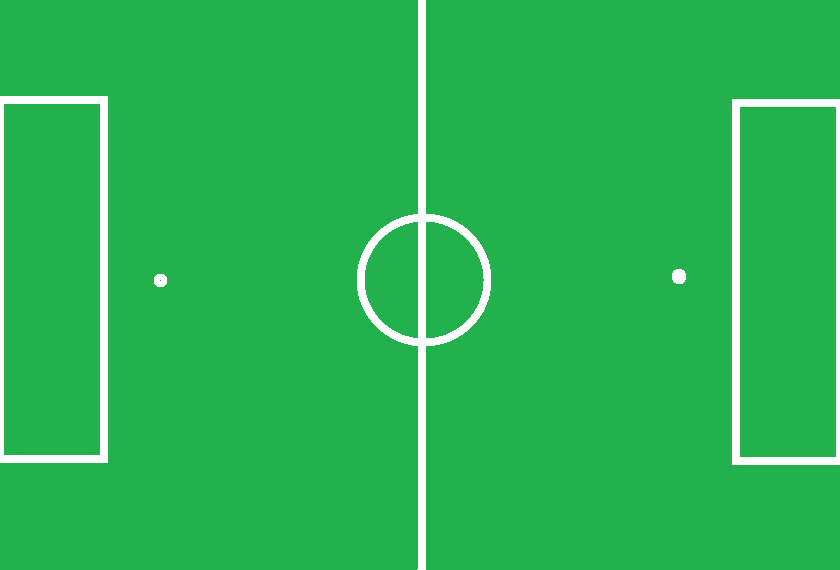
//> input picture sample/soccer_field.png, 840 x 570 px, given in place of the camera
$ ./sample   (built with g++ and OpenCV 4)
//> lines starting //> are read from the running program, lines starting //| are printed output that depends on the picture
#include "opencv2/opencv.hpp"
#include <opencv2/line_descriptor.hpp>
#include <iostream>
#include <math.h>

#define PI 3.14159265358979323846

using namespace std;
using namespace cv;
using namespace cv::line_descriptor;

Mat bgr_image, original;

int ball_h_Low = 0; int ball_h_High = 18; int ball_s_Low = 101; int ball_s_High = 255;
int ball_v_Low = 160; int ball_v_High = 255;

int field_h_Low = 55; int field_h_High = 95; int field_s_Low = 149; int field_s_High = 189;
int field_v_Low = 60; int field_v_High = 100;

int line_h_Low = 177; int line_h_High = 255; int line_s_Low = 182; int line_s_High = 255;
int line_v_Low = 157; int line_v_High = 255;

RNG rng(12345);


Point3i trackBall(Mat &img);
void extractField(Mat &img, Mat &field);
void fieldHandler(int event, int x, int y, int flags, void* param);
void ballHandler(int event, int x, int y, int flags, void* param);
void drawField(Mat &img);
void cleanUpLines( vector<KeyLine> &keyLines, vector<KeyLine> &mergedLines);
void detectTCorners(vector<KeyLine> &mergedLines, vector<KeyLine> &cornerLines, vector<KeyLine> &normalLines);

/* Helper functions */
float calcDistance(KeyLine *kl1, KeyLine *kl2);
KeyLine checkTIntersection(KeyLine kl1, KeyLine kl2, Point intersectionPoint);
float calcAngle(KeyLine &kl);
bool areSameLines(KeyLine &kl1, KeyLine &kl2);
void drawLines( Mat &output, vector<KeyLine> &keyLines, int colour);
void drawCentreCircle( Mat &output, vector<KeyLine> centreCircleLines );
void sortKeyLines(vector<KeyLine> &keyLines);
void mergeLines(KeyLine &mainLine, KeyLine &kl);
bool mergeParalellLine(KeyLine &kl1, KeyLine &kl2);
void switchStartAndEnd(KeyLine &kl);

/* Intersection */
void detectCircleTCorner(vector<KeyLine> &mergedLines, vector<KeyLine> &cornerLines, bool circleExists);
void detectLCorners(vector<KeyLine> lines, vector<KeyLine> &cornerLines);
void detectCentreCircleLines(vector<KeyLine> &lines, vector<KeyLine> &centreCircleLines);
bool isLCorner(KeyLine &kl1, KeyLine &k12);
bool isTCorner(KeyLine &kl1, KeyLine &kl2);
bool doIntersect(Point p1, Point q1, Point p2, Point q2);
int orientation(Point p, Point q, Point r);
bool onSegment(Point p, Point q, Point r);
float calcLineLength(KeyLine &kl);
float calcAngleBetweenTwoLines(KeyLine &kl1, KeyLine &kl2);
Point getIntersectionPoint(KeyLine &kl1, KeyLine &kl2 );
void printLines(std::vector<KeyLine> lines);
void printTwoLines(KeyLine &mainLine, KeyLine &line);


/** @function main */
int main( int argc, char** argv )
{
	Mat mat_frame, canny, gray,cameraFeed;


	int top, left, right, bottom;
	VideoCapture cap(1);

    if(!cap.isOpened())  // check if the camera starts
         return -1;

	while (1) {
		cap.read(cameraFeed);
//> cameraFeed is the input picture: 570 rows x 840 cols, CV_8UC3; mean B, G, R 83.4, 180.2, 43.1

		Mat bgr_blur, hsv_image;
		//bgr_image = imread("field1.jpg", CV_LOAD_IMAGE_COLOR);

		bgr_image = cameraFeed.clone();
		resize(bgr_image, bgr_image, Size(300,300), 0,0,1);
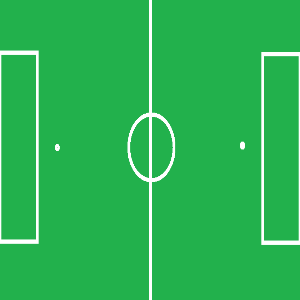
//> bgr_image: 300 rows x 300 cols, CV_8UC3; mean B, G, R 83.3, 180.2, 43
		original = bgr_image.clone();

		medianBlur(bgr_image, bgr_blur, 5);
		cvtColor(bgr_blur, bgr_image, cv::COLOR_BGR2HSV);
//> bgr_image: 300 rows x 300 cols, CV_8UC3; mean H, S, V 67.3, 197.8, 180

		imshow("Field Finder", bgr_image);
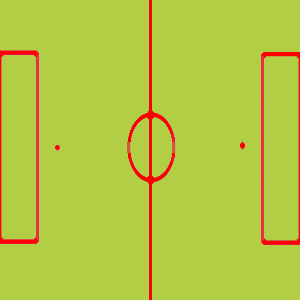
//> window 'Field Finder': 300 rows x 300 cols, CV_8UC3; mean B, G, R 67.3, 197.8, 180
		setMouseCallback("Field Finder",fieldHandler, 0 );
		imshow("Ball Finder", bgr_image);
		setMouseCallback("Ball Finder", ballHandler, 0 );


		Point3i ball = trackBall(bgr_image);

		if(ball.x>0)
			circle(bgr_image, Point(ball.x, ball.y), ball.z, Scalar(255,0,0), 2);

		Mat field;
		extractField(bgr_image, field);
		drawField(field);
		imshow("Field Control",field);
		waitKey(30);
	}
return 0;
}


// [109 lines left out: functions fieldHandler, ballHandler, lineHandler, not called in this run]

void extractField(Mat &img, Mat &field)
{
	/// GUI with trackbar
	namedWindow( "Field Control", CV_WINDOW_AUTOSIZE );
	createTrackbar( "h (Low):", "Field Control", &field_h_Low, 255, updateCanny_Low);
	createTrackbar( "h (High):", "Field Control", &field_h_High, 255, updateCanny_High);
	createTrackbar( "s (Low):", "Field Control", &field_s_Low, 255, updateCanny_Low);
	createTrackbar( "s (High):", "Field Control", &field_s_High, 255, updateCanny_High);
	createTrackbar( "v (Low):", "Field Control", &field_v_Low, 255, updateCanny_Low);
	createTrackbar( "v (High):", "Field Control", &field_v_High, 255, updateCanny_High);

	Mat hsv_threshold;

	inRange(img, cv::Scalar(field_h_Low, field_s_Low, field_v_Low), cv::Scalar(field_h_High, field_s_High, field_v_High), hsv_threshold);

	Mat element = getStructuringElement(MORPH_RECT,Size(50,50), Point(1,1));
	morphologyEx(hsv_threshold, hsv_threshold, MORPH_CLOSE , element);

	Mat canny;

	Mat result = original.clone();
	Mat out;
	result.copyTo(out, hsv_threshold);

	field = out;
}

Point3i trackBall(Mat &img)
{
	Point3i result;
	namedWindow( "Ball Control", CV_WINDOW_AUTOSIZE );
	createTrackbar( "h (Low):", "Ball Control", &ball_h_Low, 255, updateCanny_Low);
//> (this line was passed over: updateCanny_Low is not available in this run)
	createTrackbar( "h (High):", "Ball Control", &ball_h_High, 255, updateCanny_High);
//> (this line was passed over: updateCanny_High is not available in this run)
	createTrackbar( "s (Low):", "Ball Control", &ball_s_Low, 255, updateCanny_Low);
//> (this line was passed over: updateCanny_Low is not available in this run)
	createTrackbar( "s (High):", "Ball Control", &ball_s_High, 255, updateCanny_High);
//> (this line was passed over: updateCanny_High is not available in this run)
	createTrackbar( "v (Low):", "Ball Control", &ball_v_Low, 255, updateCanny_Low);
//> (this line was passed over: updateCanny_Low is not available in this run)
	createTrackbar( "v (High):", "Ball Control", &ball_v_High, 255, updateCanny_High);
//> (this line was passed over: updateCanny_High is not available in this run)

	Mat hsv_threshold;
	inRange(img, cv::Scalar(ball_h_Low, ball_s_Low, ball_v_Low), cv::Scalar(ball_h_High, ball_s_High, ball_v_High), hsv_threshold);
//> hsv_threshold: 300 rows x 300 cols, CV_8UC1; every value is 0

//		dilate(hsv_threshold, hsv_threshold, Mat(), Point(-1, -1), 4);
//	erode(hsv_threshold, hsv_threshold, Mat(), Point(-1, -1), 4);

	Mat element = getStructuringElement(MORPH_ELLIPSE,Size(30,30));
	morphologyEx(hsv_threshold, hsv_threshold, MORPH_CLOSE , element);
	imshow("Ball Control",hsv_threshold);
	Mat canny;

	Canny(hsv_threshold,canny, 100, 255, 3);

	vector<cv::Vec3f> circles;
	size_t pos = -1;
	float maxRadius = 0;

	vector<vector<Point> > contours;

	findContours(canny, contours, CV_RETR_TREE, CV_CHAIN_APPROX_SIMPLE, Point(0, 0));
//> contours = 0 contours

	vector<vector<cv::Point> > balls;
	vector<cv::Rect> ballsBox;

	for (size_t i = 0; i < contours.size(); i++)
	{
		cv::Rect bBox;
		bBox = cv::boundingRect(contours[i]);

		float ratio = (float)bBox.width / (float)bBox.height;
		if (ratio > 1.0f)
			ratio = 1.0f / ratio;

		// Searching for a bBox almost square
		if (ratio > 0.75 && bBox.area() > 200 && bBox.area() < 10000)
		{
			balls.push_back(contours[i]);
			ballsBox.push_back(bBox);
		}
	}
//> this loop made 0 passes
//> after the loop, balls = 0 contours
	vector<vector<Point> > cir(balls.size());
//> cir = 0 contours
	vector<Point2f> center(balls.size());
	vector<float> radius(balls.size());
	for (int i = 0; i< balls.size(); i++)
	{
		approxPolyDP(Mat(balls[i]), cir[i], 3, true);
		minEnclosingCircle(cir[i], center[i], radius[i]);
		if ((cir[i]).size() > 4 && radius[i] > maxRadius)
		{
			maxRadius = radius[i];
			pos = i;
		}
	}
//> after the loop, maxRadius = 0; pos = -1
//> in main, `Point3i ball = trackBall(bgr_image);`: ball = Point3(-1, -1, -1)
//> (in extractField, `createTrackbar( "h (Low):", "Field Control", &field_h_Low, 255, update..` was passed over: updateCanny_Low is not available in this run)
//> (in extractField, `createTrackbar( "h (High):", "Field Control", &field_h_High, 255, upda..` was passed over: updateCanny_High is not available in this run)
//> (in extractField, `createTrackbar( "s (Low):", "Field Control", &field_s_Low, 255, update..` was passed over: updateCanny_Low is not available in this run)
//> (in extractField, `createTrackbar( "s (High):", "Field Control", &field_s_High, 255, upda..` was passed over: updateCanny_High is not available in this run)
//> (in extractField, `createTrackbar( "v (Low):", "Field Control", &field_v_Low, 255, update..` was passed over: updateCanny_Low is not available in this run)
//> (in extractField, `createTrackbar( "v (High):", "Field Control", &field_v_High, 255, upda..` was passed over: updateCanny_High is not available in this run)
//> in extractField, `result.copyTo(out, hsv_threshold);`: out: 300 rows x 300 cols, CV_8UC3; every value is 0

	if (pos != -1)
	{
		//circle(bgr_image, cent, rad, cv::Scalar(0, 255, 0), 2);
		result = Point3i((int)(center[pos].x), (int)round(center[pos].y),(int) (radius[pos]));
	}
	else{
		result = Point3i(-1,-1,-1);
	}

	return result;
}


/*
	drawField function detects line segments from the extracted field img, and draws the lines as different
	colours per features.
*/
void drawField(Mat &hsv_img){
	namedWindow( "Line Control", CV_WINDOW_AUTOSIZE );
	createTrackbar( "h (Low):", "Line Control", &line_h_Low, 255, updateCanny_Low);
//> (this line was passed over: updateCanny_Low is not available in this run)
	createTrackbar( "h (High):", "Line Control", &line_h_High, 255, updateCanny_High);
//> (this line was passed over: updateCanny_High is not available in this run)
	createTrackbar( "s (Low):", "Line Control", &line_s_Low, 255, updateCanny_Low);
//> (this line was passed over: updateCanny_Low is not available in this run)
	createTrackbar( "s (High):", "Line Control", &line_s_High, 255, updateCanny_High);
//> (this line was passed over: updateCanny_High is not available in this run)
	createTrackbar( "v (Low):", "Line Control", &line_v_Low, 255, updateCanny_Low);
//> (this line was passed over: updateCanny_Low is not available in this run)
	createTrackbar( "v (High):", "Line Control", &line_v_High, 255, updateCanny_High);
//> (this line was passed over: updateCanny_High is not available in this run)

	medianBlur(hsv_img, hsv_img, 5);
	Mat cann, img;
	inRange(hsv_img, cv::Scalar(line_h_Low, line_s_Low, line_v_Low), cv::Scalar(line_h_High, line_s_High, line_v_High), cann);
	bitwise_not ( cann, img );
//> img: 300 rows x 300 cols, CV_8UC1; every value is 255
	imshow("Line Control", img);
	resize(img, img, Size(300,300),0,0,CV_INTER_LINEAR);
	Mat mask = Mat::ones( img.size(), CV_8UC1 );

	Ptr<LineSegmentDetector> ls = createLineSegmentDetector(LSD_REFINE_STD);
	    // Detect the lines
	vector<Vec4f> lines_std;
	std::vector<KeyLine> keyLines;
    ls->detect(img, lines_std);
//> lines_std = empty

	// convert all the vec4f to KeyLine for calculation convenience.
	for(int i = 0; i < lines_std.size(); i++)
	{
		KeyLine key = KeyLine();
		Vec4f vec = lines_std[i];
		key.startPointX = vec[0];
		key.startPointY = vec[1];
		key.endPointX =  vec[2];
		key.endPointY = vec[3];
		keyLines.push_back(key);
	}
//> after the loop, keyLines = 0 items

	// sort the lines by x in ascending order using startPointX
	sortKeyLines(keyLines);
	cv::Mat output = img.clone();
	if( output.channels() == 1 )
		cvtColor( output, output, COLOR_GRAY2BGR );
//> output: 300 rows x 300 cols, CV_8UC3; every value is 255

	vector<KeyLine> mergedLines, tCornerLines, tCornerLCornerLines, normalLines, circleLineCorners, centreCircleLines;
	cleanUpLines( keyLines, mergedLines);
	detectCentreCircleLines( mergedLines, centreCircleLines );
	if( centreCircleLines.size() <= 5 )
		detectTCorners( mergedLines, tCornerLines, normalLines );
	if( centreCircleLines.size() > 5 )
		detectCircleTCorner( mergedLines, circleLineCorners, true );
	else
		detectCircleTCorner( mergedLines, circleLineCorners, false );
	drawLines(output, mergedLines, 2);
	if( centreCircleLines.size() > 5 )
		drawCentreCircle(output, centreCircleLines);
	drawLines(output, tCornerLines, 3);
	drawLines(output, circleLineCorners, 0);
	// printLines(mergedLines);
	imshow("LSD", output);
}


/* Summary: cleanUpLines is the main merging function which merges all the colinear and parallel lines detected by the LSD function.
*/
void cleanUpLines( vector<KeyLine> &lines, vector<KeyLine> &mergedLines){
	vector<KeyLine> tempLines;

	// in this do_while loop, we join all the colinear lines.
	do {
		if( tempLines.size() > 1 ){
			lines = tempLines;
			tempLines = vector<KeyLine>();
		}
		bool mainLineIsSelected = false;
		KeyLine mainLine;
		int size = lines.size();
		for( int i = 0; i < size; i++ ){
			KeyLine line = lines[i];
			if( calcLineLength(line) > 20 ){
				if( !mainLineIsSelected ){
					mainLine = line;
					mainLineIsSelected = true;
				} else {
					// [11 lines of commented-out code are left out]
					switchStartAndEnd(line);
					switchStartAndEnd(mainLine); // to make sure that startPointX is the smaller value than endPointX at all times.
					if( areSameLines(mainLine, line) ){ // we compare the mainLine and kl to see if we need to merge.
						mergeLines(mainLine, line);
						// cout << "is Merged" << endl;
					} else {
						tempLines.push_back(lines[i]);
						// cout << "not merged" << endl;
					}
					//cout << endl;
				}
			}
		}
		mergedLines.push_back(mainLine);
	} while(tempLines.size() > 0);
//> this loop made 1 pass
//> (size, mainLineIsSelected) on pass 1: (0, false)
//> after the loop, lines = 0 items; tempLines = 0 items


	// to make sure startPointX is always the smaller value than endPointX.
	for( int i = 0; i < mergedLines.size(); i++ ){
		switchStartAndEnd(mergedLines[i]);
	}
//> this loop made 1 pass
//> in drawField, `cleanUpLines( keyLines, mergedLines);`: mergedLines = 1 item

	// [19 lines of commented-out code are left out]
}


/* Summary: drawLines simply draws lines.
 */
void drawLines( Mat &output, vector<KeyLine> &keyLines, int colour){
	for( unsigned int i = 0; i < keyLines.size(); i++ ) {
		KeyLine kl = keyLines[i];
		Point pt1 = Point( kl.startPointX, kl.startPointY );
		Point pt2 = Point( kl.endPointX, kl.endPointY );

		/* draw line */
		if( colour == 0 ) // red T corners.
			line( output, pt1, pt2, Scalar( 0, 0, 255 ), 5 );
		else if( colour == 1 ) // yellow centre circle
			line( output, pt1, pt2, Scalar( 0, 255, 255 ), 5 );
		else if( colour == 2 ) // blue normal lines
			line( output, pt1, pt2, Scalar( 255, 0, 0 ), 5 );
		else if( colour == 3 ) // pink for circle line corners.
			line( output, pt1, pt2, Scalar( 180, 105, 255 ), 5 );
	}
}


// [11 lines left out: function drawCentreCircle, not called in this run]

/* Summary: main merging function for the parallel lines.
*/
// [26 lines left out: function mergeParalellLine, not called in this run]


/* If two lines are near to one another, and have similar angles, we consider
them to be the colinear lines to be merged. */
// [13 lines left out: functions areSameLines, calcAngleBetweenTwoLines, not called in this run]


/* Summary: since the lines are already sorted by x in ascending order, we can simply extend mainLine
by setting its endPoint to kl's endPoint. */
// [4 lines left out: function mergeLines, not called in this run]


/* Summary: calcDistance calculates and returns the minimum distance amongst the combinations of 4 points (2 line segments)*/
// [24 lines left out: function calcDistance, not called in this run]


/* Summary: calcAngle simply caculates the angle of the given line segment in range of 0 ~ 180 degrees. */
// [8 lines left out: function calcAngle, not called in this run]


/* Summary: sortKeyLines simply sorts the given keyLines by x in ascending order using startPointX.
If the startPointX is larger than its endPointX, we simply switch the extreme the other way.*/
void sortKeyLines(vector<KeyLine> &keyLines){
	if( keyLines.size() > 1 ){
		int i, key, j;
		for (i = 1; i < keyLines.size(); i++)
		{
			switchStartAndEnd(keyLines[i]);
			if( i == 1 )
				switchStartAndEnd(keyLines[0]);
			float key = keyLines[i].startPointX;
			KeyLine keyLine = keyLines[i];
			j = i-1;

			while (j >= 0 && keyLines[j].startPointX > key)
			{
				keyLines[j+1] = keyLines[j];
				j = j-1;
			}
			keyLines[j+1] = keyLine;
		}
	}
}


/* Summary: helper function to ensure that startPointX is always the smaller value. */
void switchStartAndEnd(KeyLine &kl){
	if( kl.startPointX > kl.endPointX ){
		float tempX = kl.startPointX;
		float tempY = kl.startPointY;
		kl.startPointX = kl.endPointX;
		kl.endPointX = tempX;
		kl.startPointY = kl.endPointY;
		kl.endPointY = tempY;
	}
}


void detectCentreCircleLines(vector<KeyLine> &lines, vector<KeyLine> &centreCircleLines){
	int linesSize = lines.size();
//> linesSize = 1
	for( int i = 0; i < linesSize - 1; i++ ){
		if( calcLineLength(lines[i]) <= 60 ){
			KeyLine mainLine = lines[i];
			for( int j = i + 1; j < linesSize; j++ ){
				KeyLine toCompare = lines[j];
				if( calcAngleBetweenTwoLines(mainLine, toCompare) <= 30 && calcDistance(&mainLine, &toCompare) <= 35 ){
					centreCircleLines.push_back(mainLine);
					break;
				}
			}
		}
	}

	vector<KeyLine> newMergedLines;
	for( int i = 0; i < lines.size(); i++ ){
		bool lineExists = false;
		for( int j = 0; j < centreCircleLines.size(); j++ ){
			if( centreCircleLines[j].startPointX == lines[i].startPointX && centreCircleLines[j].startPointY == lines[i].startPointY &&
				centreCircleLines[j].endPointX == lines[i].endPointX && centreCircleLines[j].endPointX == lines[i].endPointX){
				lineExists = true;
				break;
			}
		}
		if( !lineExists ){
			newMergedLines.push_back(lines[i]);
		}
	}
//> this loop made 1 pass
//> lineExists on pass 1: false
	lines = newMergedLines;
//> lines = 1 item
//> in drawField, `detectCentreCircleLines( mergedLines, centreCircleLines );`: centreCircleLines = 0 items
}


/* Summary: detectLCorners detect all the L corners using intersection points, and distance between extremes. */
// [14 lines left out: function detectLCorners, not called in this run]


/* Summary: isLCorner simply returns true or false boolean value by checking if kl1 and kl2 are L corner relation. */
// [18 lines left out: function isLCorner, not called in this run]


/* Summary: detectCircleTCorner detects the centre line T corner. The idea is that if there no L corner present
on the field other, then we consider the T corner as centire line T corner. (can be updated using robot's position in
the future.) */
void detectCircleTCorner(vector<KeyLine> &mergedLines, vector<KeyLine> &cornerLines, bool circleExists){
	if( !circleExists ){
		int mergedLinesSize = mergedLines.size();
		for( int i = 0; i < mergedLinesSize-1; i++ ){
			KeyLine mainLine = mergedLines[i];
			for( int j = i + 1; j < mergedLinesSize; j++ ){
				KeyLine toCompare = mergedLines[j];
				if( isTCorner( mainLine, toCompare ) ){
					if( isTCorner( mainLine, toCompare ) ){
						KeyLine tCornerLine = checkTIntersection(mainLine, toCompare, getIntersectionPoint( mainLine, toCompare ));

						bool isCirCleLineCorner = true;
						vector<KeyLine> LCorners;
						detectLCorners(mergedLines, LCorners);
						if( LCorners.size() >= 1 ){
							isCirCleLineCorner = false;
						}
						if( isCirCleLineCorner )
							cornerLines.push_back(tCornerLine);
						break;
					}
				}
			}
		}
	} else {
		float maxLength = calcLineLength(mergedLines[0]);
		int index = 0;
		for( int i = 1; i < mergedLines.size(); i++ ){
			int currLineLength =  calcLineLength(mergedLines[i]);
			if(currLineLength > maxLength){
				maxLength = currLineLength;
				index = i;
			}
		}
		if( maxLength > 100 ){
			cornerLines.push_back(mergedLines[index]);
		}
	}
}


/* Summary: checkTIntersection simply checks if there exists a L corner that is connected to the goal line T corner */
// [9 lines left out: function checkTIntersection, not called in this run]


/* detectTCorners: detects T corners on the field by looking at the distance between extremes and intersection point as well as the angle */
void detectTCorners(vector<KeyLine> &mergedLines, vector<KeyLine> &cornerLines, vector<KeyLine> &normalLines){
	int mergedLinesSize = mergedLines.size();
//> mergedLinesSize = 1
	for( int i = 0; i < mergedLinesSize-1; i++ ){
		bool twoParallelLinesExist = false;
		KeyLine mainLine = mergedLines[i];
		for( int j = i + 1; j < mergedLinesSize; j++ ){
			KeyLine toCompare = mergedLines[j];
			if( isTCorner( mainLine, toCompare ) ){
				KeyLine tCornerLine = checkTIntersection(mainLine, toCompare, getIntersectionPoint( mainLine, toCompare ));
				cornerLines.push_back(tCornerLine);

				for( int k = 0; k < mergedLinesSize; k++ ){
					if( isLCorner(tCornerLine, mergedLines[k])) {
						cornerLines.push_back(mergedLines[k]);
					}
				}
			}
		}
	}

	if( cornerLines.size() < 2 ){
		for(int i = 0; i < mergedLines.size(); i++ ){
			KeyLine mainLine = mergedLines[i];
			for( int j = i + 1; j < mergedLines.size(); j++ ){
				KeyLine toCompare = mergedLines[j];
				if( calcAngleBetweenTwoLines(mainLine, toCompare) < 15 && calcLineLength(mainLine) > 100 && calcLineLength(toCompare) > 160 ){
					cornerLines = vector<KeyLine>();
					cornerLines.push_back(mainLine);
					cornerLines.push_back(toCompare);
					break;
				}
			}
		}
//> in drawField, `detectTCorners( mergedLines, tCornerLines, normalLines );`: tCornerLines = 0 items
//> in detectCircleTCorner, `int mergedLinesSize = mergedLines.size();`: mergedLinesSize = 1
//> in drawField, `detectCircleTCorner( mergedLines, circleLineCorners, false );`: circleLineCorners = 0 items
//> the loop in drawLines, `for( unsigned int i = 0; i < keyLines.size(); i++ )` made 1 pass
//> pt2 on pass 1: Point(0, 0)
//> after the loop in drawLines, `for( unsigned int i = 0; i < keyLines.size(); i++ )`:
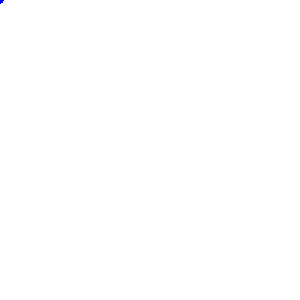
//> output: 300 rows x 300 cols, CV_8UC3; mean B, G, R 255, 255, 255
	}
}


/* Summary: isTCorner simply returns true if the two lines are T corner related, false otherwise. */
// [110 lines left out: functions isTCorner, orientation, onSegment, doIntersect, not called in this run]


/* Summary: getIntersectionPoint receives two KeyLines and finds the intersection point of these two lines.
If none, it returns Point(-1, -1). */
// [23 lines left out: function getIntersectionPoint, not called in this run]


float calcLineLength(KeyLine &kl){
	return std::sqrt( std::pow(kl.endPointX - kl.startPointX, 2) + std::pow(kl.endPointY - kl.startPointY, 2));
}


// [23 lines left out: functions printLines, printTwoLines, not called in this run]
